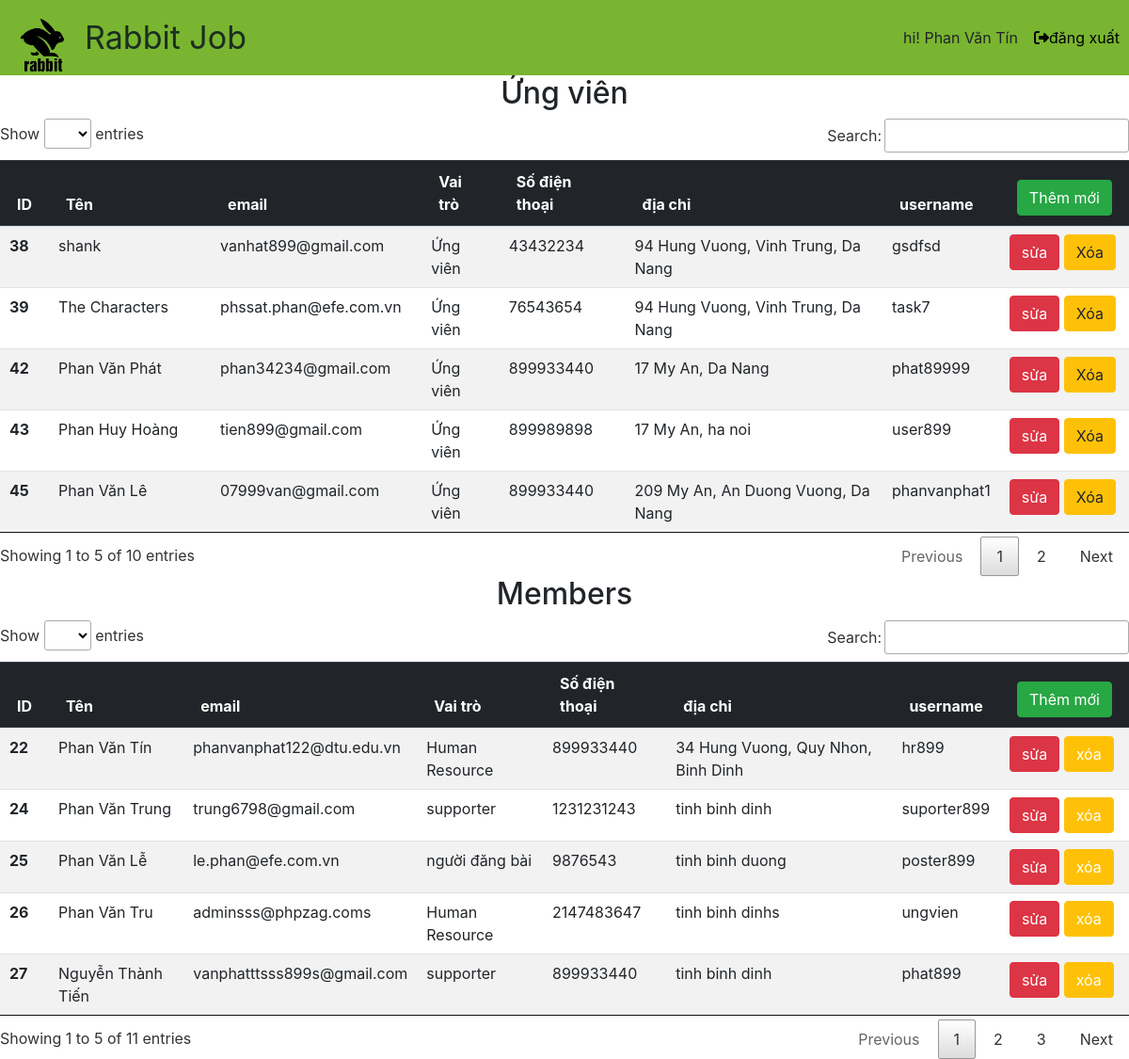
/admin/index.php (signed in), run on the app's committed database.
### tables this page shows
CREATE TABLE `account` (
  `account_id` int(11) NOT NULL,
  `unique_id` text NOT NULL,
  `name` varchar(50) DEFAULT NULL,
  `email` varchar(50) DEFAULT NULL,
  `phone` int(13) DEFAULT NULL,
  `address` varchar(250) DEFAULT NULL,
  `username` varchar(30) DEFAULT NULL,
  `password` varchar(50) DEFAULT NULL,
  `img` varchar(100) NOT NULL,
  `link` varchar(100) NOT NULL,
  `role` int(11) DEFAULT NULL
);

### admin/index.php (the view, shortened to what this page needs)
<?php
    require('../include/connection.php');
?>
<!DOCTYPE html>
<html lang="en">
<head>
    <link rel="stylesheet" href="https://cdn.jsdelivr.net/npm/bootstrap@4.0.0/dist/css/bootstrap.min.css">
<link rel="stylesheet" href="../stylemain.css">
<link rel="stylesheet" href="https://cdnjs.cloudflare.com/ajax/libs/font-awesome/6.1.1/css/all.min.css" />
    <link rel="stylesheet" href="../js/jquery.dataTables.min.css">
</head>
<body>
<div class="logo-header1" style="background: #79b530;">
                <a href="#wrapper"><img src="../assets/images/rabbit/logo-cap2.png" class="logo-cap2" alt="" ><span style="line-height: 80px;
    font-size: 34px;
    color: rgb(27, 46, 32);">Rabbit Job</span></a>
    <div class="item">
    <span>hi! <?php if(isset($_SESSION['name'])){ echo $_SESSION['name'];}?></span>
      <a href="../logout.php" style="color: black; text-decoration:none;"><i class="fa-solid fa-right-from-bracket"></i>đăng xuất</a>
    </div>
            </div>
    <h2>Ứng viên</h2>
    <table class="table table-striped" id="my-Table">
  <thead class="thead-dark">
    <tr>
      <th scope="col">ID</th>
      <th scope="col">Tên</th>
      <th scope="col">email</th>
      <th scope="col">Vai trò</th>
      <th scope="col">Số điện thoại</th>
      <th scope="col">địa chỉ</th>
      <th scope="col">username</th>
      <th><button type="button" class="btn btn-success"><a href="add_account.php">Thêm mới</a></button></th>
    </tr>
  </thead>
  <tbody id="account">
      <?php
        $sql = "select * from account where role = 3";
        foreach($conn->query($sql) as $row){
      ?>
    <tr>
      <th scope="row"><?php echo $row['account_id']?></th>
      <td><?php echo $row['name']?></td>
      <td><?php echo $row['email']?></td>
      <td><?php
          switch ($row['role']) {
              case '3':
                echo "Ứng viên";
                break;
          }
      ?></td>
      <td><?php echo $row['phone']?></td>
      <td><?php echo $row['address']?></td>
      <td><?php echo $row['username']?></td>
      <td>
        <button type="button" class="btn btn-danger"><a href="update_account.php?user_id=<?php echo $row['account_id']; ?>">sửa</a></button>
        <button type="button" class="btn btn-warning" data-toggle="modal" data-target="#xampleModal">
                Xóa
        </button>
      </td>
    </tr>
    <?php }?>
  </tbody>
</table>
<h2>Members</h2>
<table class="table table-striped" id="my-table2">
  <thead class="thead-dark">
    <tr>
      <th scope="col">ID</th>
      <th scope="col">Tên</th>
      <th scope="col">email</th>
      <th scope="col">Vai trò</th>
      <th scope="col">Số điện thoại</th>
      <th scope="col">địa chỉ</th>
      <th scope="col">username</th>
      <th><button type="button" class="btn btn-success"><a href="add_account.php">Thêm mới</a></button></th>
    </tr>
  </thead>
  <tbody>
      <?php
        $sql = "select * from account where role = 2 or role = 4 or role =5";
        foreach($conn->query($sql) as $row){
      ?>
    <tr>
      <th scope="row"><?php echo $row['account_id']?></th>
      <td><?php echo $row['name']?></td>
      <td><?php echo $row['email']?></td>
      <td><?php
          switch ($row['role']) {
            case '2':
              echo "Human Resource";
              break;
                case '4':
                  echo "supporter";
                  break;
                  case '5':
                    echo "người đăng bài";
                    break;
          }
      ?></td>
      <td><?php echo $row['phone']?></td>
      <td><?php echo $row['address']?></td>
      <td><?php echo $row['username']?></td>
      <td>
        <button type="button" class="btn btn-danger"><a href="update_account.php?user_id=<?php echo $row['account_id']; ?>">sửa</a></button>
        <button type="button" class="btn btn-warning"><a href="delete_account.php?user_id=<?php echo $row['account_id']; ?>">xóa</a></button>
      </td>
    </tr>
    <?php }?>
  </tbody>
</table>
</body>
</html>

### stylemain.css (style rules this page uses)
* { margin: 0; padding: 0; text-decoration: none; list-style-type: none; }
button>a { color: aliceblue; }
.logo-header1>a { text-decoration: none; }
.logo-cap2 { width: 90px !important; vertical-align: none !important; }
.logo-header1 { display: flex; }

### admin/index.php (style rules this page uses)
button>a { color: #fff; text-decoration: none; }
.item { display: flex; align-items: center; width: 230px; justify-content: space-between; }
h2 { text-align: center; }
.logo-header1 { position: relative; }
.item { position:absolute; right: 10px; top: 50%; transform: translateY(-50%); }

### data on the page
account: account_id "38", name "shank", email "vanhat899@gmail.com", role "Ứng viên", phone "43432234", address "94 Hung Vuong, Vinh Trung, Da Nang", username "gsdfsd"
account: account_id "39", name "The Characters", email "phssat.phan@efe.com.vn", role "Ứng viên", phone "76543654", address "94 Hung Vuong, Vinh Trung, Da Nang", username "task7"
account: account_id "42", name "Phan Văn Phát", email "phan34234@gmail.com", role "Ứng viên", phone "899933440", address "17 My An, Da Nang", username "phat89999"
account: account_id "43", name "Phan Huy Hoàng", email "tien899@gmail.com", role "Ứng viên", phone "899989898", address "17 My An, ha noi", username "user899"
account: account_id "45", name "Phan Văn Lê", email "07999van@gmail.com", role "Ứng viên", phone "899933440", address "209 My An, An Duong Vuong, Da Nang", username "phanvanphat1"
account: account_id "22", name "Phan Văn Tín", email "phanvanphat122@dtu.edu.vn", role "Human Resource", phone "899933440", address "34 Hung Vuong, Quy Nhon, Binh Dinh", username "hr899"
account: account_id "24", name "Phan Văn Trung", email "trung6798@gmail.com", role "supporter", phone "1231231243", address "tinh binh dinh", username "suporter899"
account: account_id "25", name "Phan Văn Lễ", email "le.phan@efe.com.vn", role "người đăng bài", phone "9876543", address "tinh binh duong", username "poster899"
account: account_id "26", name "Phan Văn Tru", email "adminsss@phpzag.coms", role "Human Resource", phone "2147483647", address "tinh binh dinhs", username "ungvien"
account: account_id "27", name "Nguyễn Thành Tiến", email "vanphatttsss899s@gmail.com", role "supporter", phone "899933440", address "tinh binh dinh", username "phat899"

### other printed values
$_SESSION['name'] "Phan Văn Tín"
